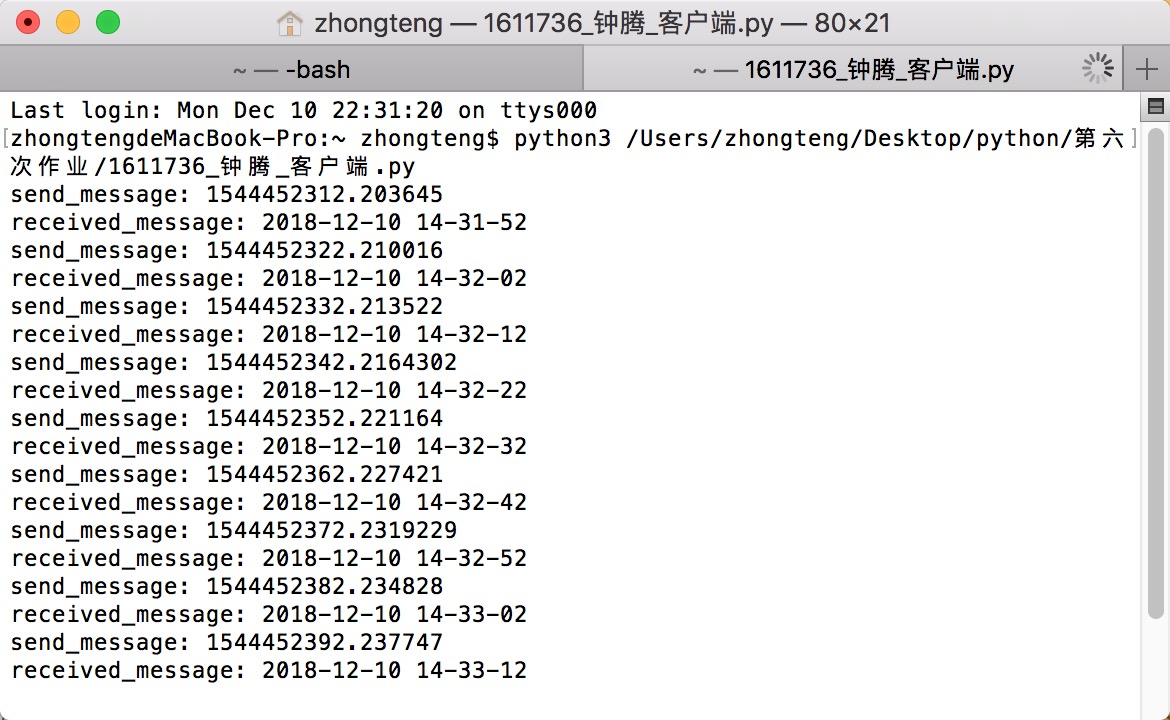
#> input picture 大三上/python/第六次作业/461544452422_.pic_hd.jpg, 1170 x 720 px
$ python homework.py '第六次作业/461544452422_.pic_hd.jpg'   (older library calls are emulated)
#> lines starting #> are read from the running program, lines starting #| are printed output that depends on the picture
#引用PIL包
from PIL import Image
import argparse

#创建解析对象
parser = argparse.ArgumentParser()

#在创建的对象中添加关注的命令行参数和选项
parser.add_argument('file') #输入文件
parser.add_argument('-o','--output') #输出文件
parser.add_argument('--width',type = int,default = 140) #输出字符画的宽度
parser.add_argument('--height',type = int,default = 80) #输出字符画的高度

#调用parse_args()方法进行解析
args = parser.parse_args()

#使用
IMG = args.file
WIDTH = args.width
HEIGHT = args.height
OUTPUT = args.output

ascii_char = list("$@B%8&WM#*oahkbdpqwmZO0QLCJUYXzcvunxrjft/\|()1{}[]?-_+~<>i!lI;:,\"^`'. ")

#字符与RGB的对应的映射关系
def get_char(r,g,b,alpha=256):
    if alpha == 0 :
        return ' '
    lenght = len(ascii_char)
    gray = int(0.2126 * r + 0.7152 * g + 0.0722 * b)
    unit = (256.0 + 1)/lenght
    return ascii_char[int(gray/unit)]

#设置图片大小
if __name__ == '__main__':
    im = Image.open(IMG)
#> im is the input picture: PIL image 1170x720 RGB; mean R, G, B 231.4, 231.1, 231.1
    im = im.resize((WIDTH,HEIGHT),Image.ANTIALIAS)
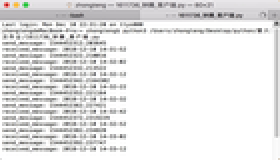
#> im: PIL image 140x80 RGB (shown 2 times larger); mean R, G, B 230.7, 230.4, 230.5
    txt = ""

    for i in range(HEIGHT):
        for j in range(WIDTH):
            #im.getpixel:根据坐标取得RGB对应的r，g，b三个值,这里的getpixel((i,j))的两个括号非常重要
            txt += get_char(*im.getpixel((j,i)))
        txt += '\n'


#字符输出到文件
if OUTPUT:
    with open(OUTPUT,'w') as f:
        f.write(txt)
else:
    with open("output.txt",'w') as f:
        f.write(txt)
